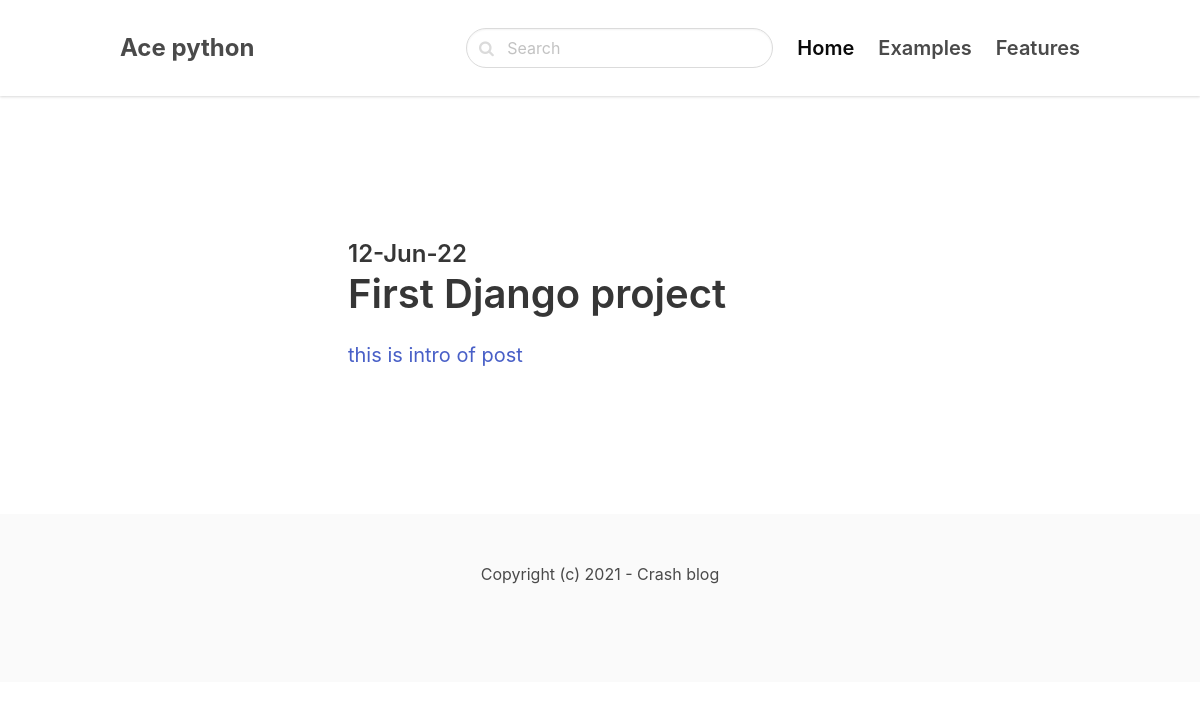
/django/, run on the app's committed database.
### postsk/models.py (models this page shows, shortened)
class Post(models.Model):
    category = models.ForeignKey(Catogry, related_name='posts',on_delete=models.CASCADE)
    title = models.CharField(max_length=255)
    slug = models.CharField(max_length=255)
    intro = models.TextField()
    body = models.TextField()
    created_at = models.DateTimeField(auto_now_add=True)
    class Meta:
        ordering = ('-created_at',)

### postsk/views.py (the view)
# urls.py: path('<slug:slug>/',views.category,name='category_details'),
def category(request,slug):
    category = get_object_or_404(Catogry,slug=slug)
    return render(request,'postsk/category.html',{'category':category})

### postsk/templates/postsk/category.html (shortened to what this page needs)
{% extends 'core/index.html' %}
{% block content %}
    <section class="hero">
        <div class="hero-body">
            <div class="container">
                <section class="section">
                    <div class="columns">
                        <div class="column is-8 is-offset-2">
                            {% for post in category.posts.all %}
                            <div class="content is-medium">
                                <a href="{% url 'post_details' post.category.slug post.slug %}">
                                <h2 class="subtitle is-4">{{post.created_at|date:'d-M-y' }}</h2>
                                <h1 class="title">{{post.title}}</h1>
                                <p>{{post.intro}}</p>
                                </a>
                            </div>
                            {% endfor %}
                        </div>
                    </div>
                </section>
            </div>
        </div>
    </section>
{% endblock%}

### data on the page
Post: created_at "12-Jun-22", title "First Django project", intro "this is intro of post"
